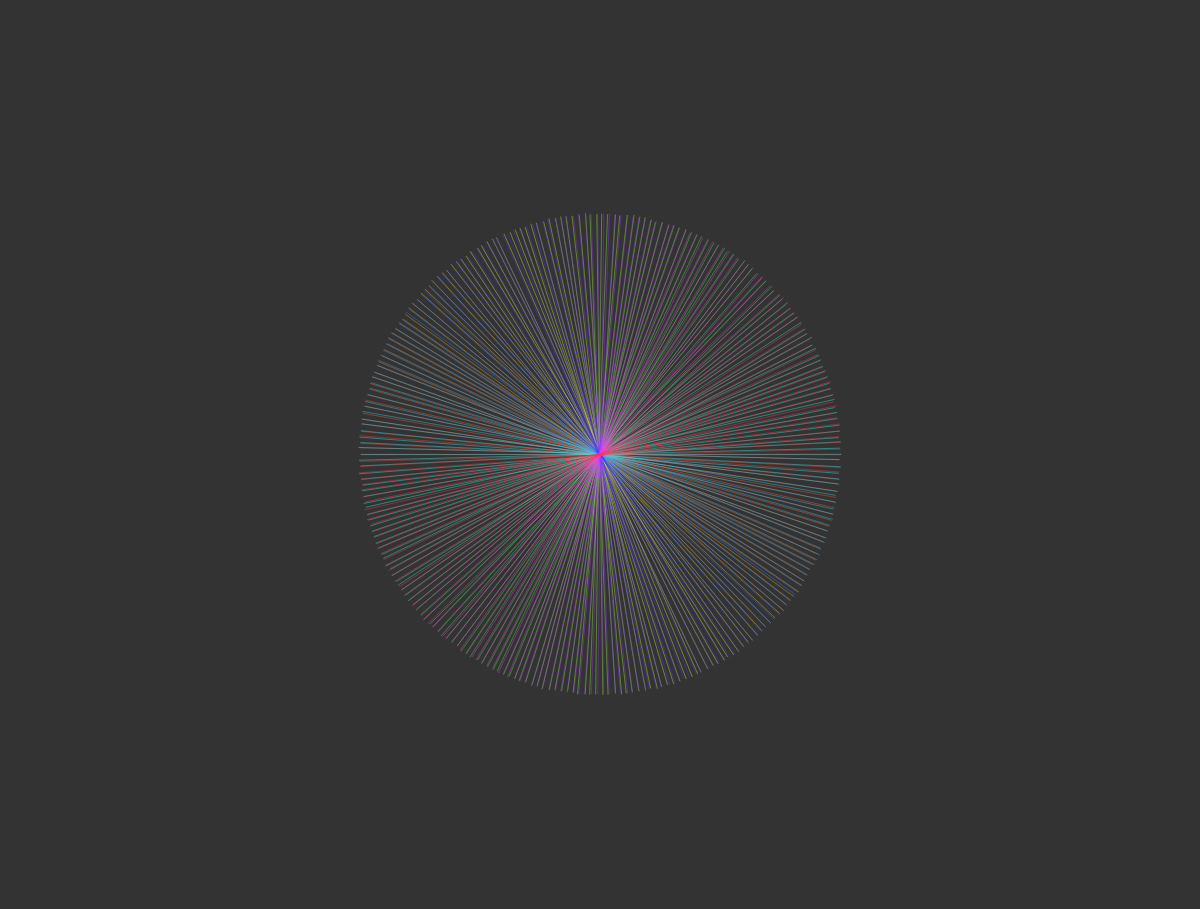
Frame 1 (no input)
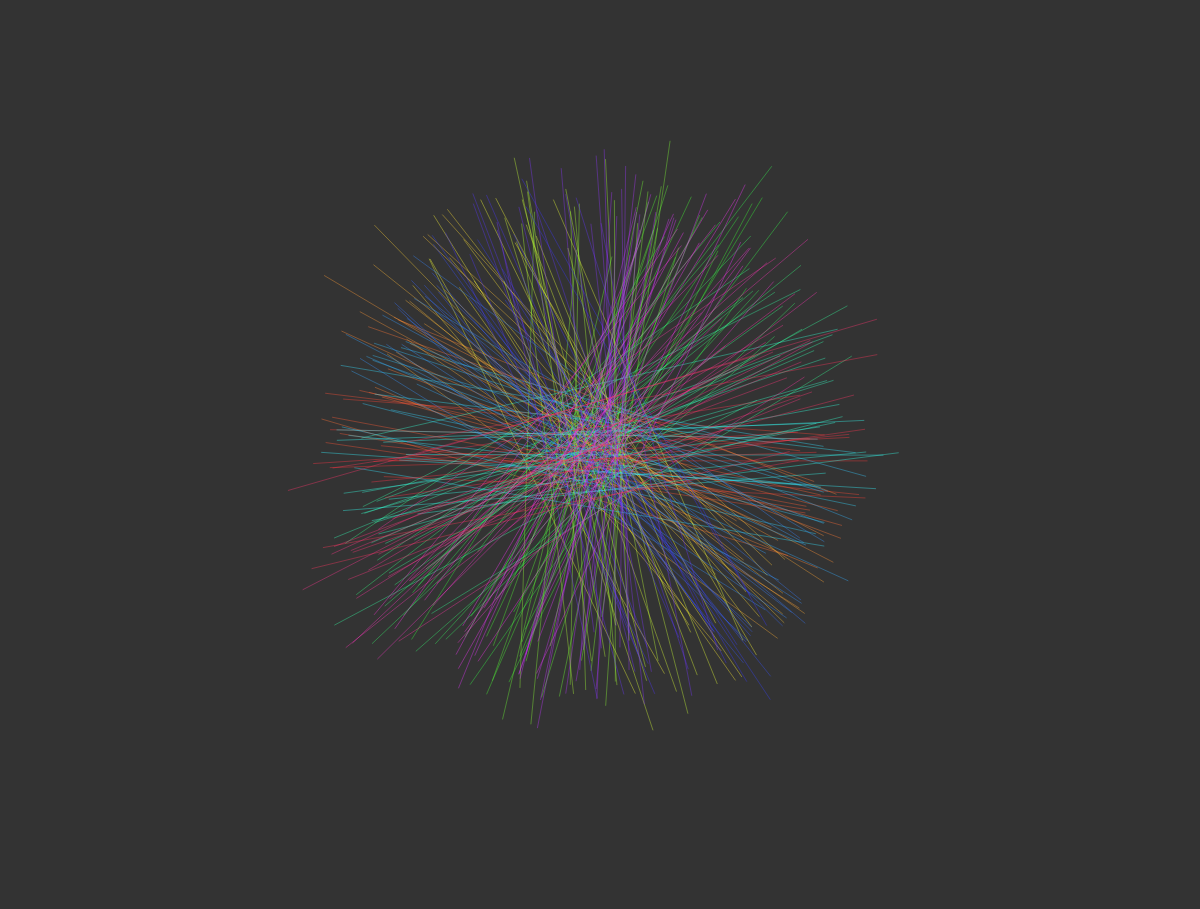
Frame 60 (no input)
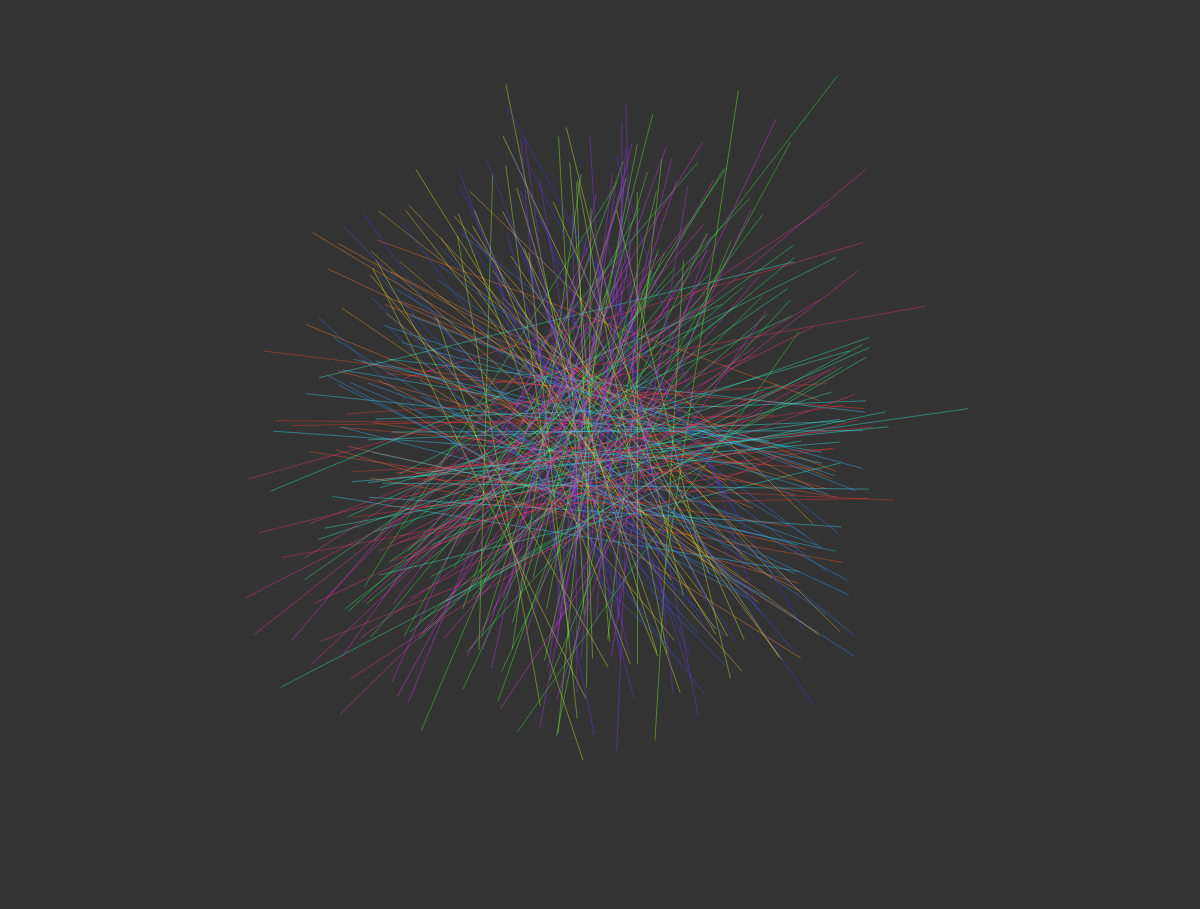
Frame 120 (the mouse pressed at the canvas centre since frame 60)

The p5.js sketch that drew these frames (run headless with seeded random() and noise() and a simulated clock; from frame 60 on, the mouse is pressed at the canvas centre):

// p5.js sketch
// ── sketch.js
let lines1 = [];
let lines2 = [];
let total = 250;
let assemble = false;
let framecount_start = 0;

function getVector(index, total) {
    const angle = map(index % total, 0, total, 0, TWO_PI);
    const v = p5.Vector.fromAngle(angle + PI);
    v.mult(width / 5);
    v.x += width / 2;
    v.y += height / 2;
    return v;
}

function setup() {
    createCanvas(windowWidth, windowHeight / 1.1);
    for (let i = 0; i < total; i++) {
        const p1 = getVector(i, total);
        const p2 = getVector(i + total / 2, total);
        lines1.push(new Line(
            p1,
            p2
        ));
    }
    colorMode(HSB, 255, 255, 255, 255);
}

function start_assembling() {
    reset();
    framecount_start = frameCount;
    assemble = true;

    let factor = document.getElementById("factor").value;

    lines2 = [];
    for (let i = 0; i < total; i++) {
        const p1 = getVector(i, total);
        const p2 = getVector(i * factor, total);
        lines2.push(new Line(
            p1,
            p2
        ));
    }
}

function reset() {
    for (let i = 0; i < lines1.length; i++) {
        if (assemble) {
            let amt = frameCount / 120 + (i + 1) / (50) - total / 50 - framecount_start / 120;
            lines1[i] = lines1[i].lerp(lines2[i], amt);
        }
    }
    assemble = false;
}

function draw() {
    background(51);
    stroke(220);
    for (let i = 0; i < lines1.length; i++) {
        let l;
        if (assemble) {
            let amt = frameCount / 120 + (i + 1) / (50) - total / 50 - framecount_start / 120;
            l = lines1[i].lerp(lines2[i], amt);
            stroke(i / total * 255, 200, 255, constrain(amt, 0, 1) * 100 + 105);
        } else {
            l = lines1[i].wander(i);
            stroke(i / total * 255, 200, 255, 100);
        }
        l.show();
    }



    /* show initial lines */
    // stroke(0, 160, 255);
    // for (let l of lines2) {
    //     l.show()
    // }
    /* show destination lines */
    // stroke(255, 160, 0);
    // for (let l of lines1) {
    //     l.show()
    // }
}
// ── line.js
class Line {
    constructor(p1, p2) {
        this.p1 = p1;
        this.p2 = p2;
    }

    wander(i) {
        this.p1.x += noise(i, frameCount / 100, 0) * 4 - 2;
        this.p1.y += noise(i, frameCount / 100, 1) * 4 - 2;
        this.p2.x += noise(i, frameCount / 100, .1) * 4 - 2;
        this.p2.y += noise(i, frameCount / 100, .9) * 4 - 2;
        return this;
    }

    lerp(other, amt = 0.5) {
        let new_p1 = p5.Vector.lerp(this.p1, other.p1, easeInOutSine(amt));
        let new_p2 = p5.Vector.lerp(this.p2, other.p2, easeInOutSine(amt));
        return new Line(new_p1, new_p2);
    }

    show() {
        line(this.p1.x, this.p1.y, this.p2.x, this.p2.y);
    }
}

function easeInOutSine(x) {
    if (x >= 0 && x <= 1) return -(cos(PI * x) - 1) / 2;
    else if (x < 0) return 0;
    else return 1;
}
// ── style.css
html, body {
    margin: 0;
    padding: 0;
    background: #333333;
}

canvas {
    display: block;
}

.ui-container {
    padding:8px;
    width:fit-content;
    margin-left:50%;
    transform: translateX(-50%);
}

input{
    padding:8px 12px;
    font-size: 18px;
    background-color: #333333;
    border: 1px solid #fff;
    border-radius: 16px;
    color: #eee;
    outline:none;
    transition: 0.2s;
}
input:hover {
    background-color: rgb(80, 233, 157);
    border-color: rgb(80, 233, 157);;
    color: #333333;
}

#factor {
    width:48px;
    
}
